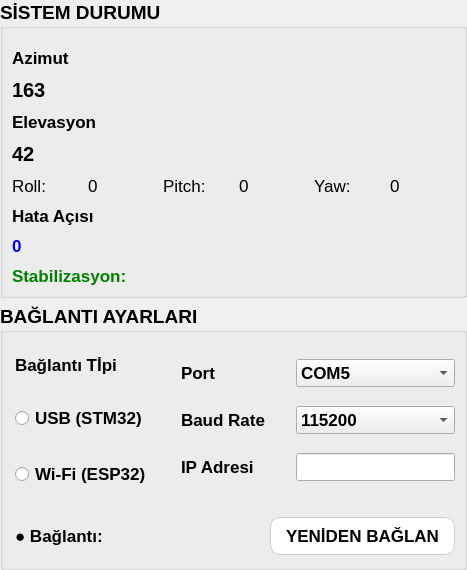
            <widget class="QWidget" name="solSutunWidget" native="true">
             <property name="sizePolicy">
              <sizepolicy hsizetype="Preferred" vsizetype="Preferred">
               <horstretch>1</horstretch>
               <verstretch>0</verstretch>
              </sizepolicy>
             </property>
             <property name="minimumSize">
              <size>
               <width>250</width>
               <height>0</height>
              </size>
             </property>
             <layout class="QVBoxLayout" name="verticalLayout_17">
              <property name="leftMargin">
               <number>0</number>
              </property>
              <property name="topMargin">
               <number>0</number>
              </property>
              <property name="rightMargin">
               <number>0</number>
              </property>
              <property name="bottomMargin">
               <number>0</number>
              </property>
              <item>
               <layout class="QVBoxLayout" name="verticalLayout_2" stretch="1,1">
                <property name="bottomMargin">
                 <number>0</number>
                </property>
                <item>
                 <widget class="QGroupBox" name="gbSistemDurum">
                  <property name="font">
                   <font>
                    <pointsize>14</pointsize>
                    <weight>75</weight>
                    <bold>true</bold>
                   </font>
                  </property>
                  <property name="styleSheet">
                   <string notr="true"/>
                  </property>
                  <property name="title">
                   <string>SİSTEM DURUMU</string>
                  </property>
                  <layout class="QVBoxLayout" name="verticalLayout_12">
                   <item>
                    <layout class="QVBoxLayout" name="verticalLayout_3">
                     <property name="spacing">
                      <number>10</number>
                     </property>
                     <property name="topMargin">
                      <number>10</number>
                     </property>
                     <item>
                      <widget class="QLabel" name="labelAzimut">
                       <property name="font">
                        <font>
                         <pointsize>13</pointsize>
                        </font>
                       </property>
                       <property name="text">
                        <string>Azimut</string>
                       </property>
                      </widget>
                     </item>
                     <item>
                      <widget class="QLabel" name="lblAzimutDeger">
                       <property name="font">
                        <font>
                         <pointsize>15</pointsize>
                         <weight>75</weight>
                         <bold>true</bold>
                        </font>
                       </property>
                       <property name="text">
                        <string>163</string>
                       </property>
                      </widget>
                     </item>
                     <item>
                      <widget class="QLabel" name="labelElevasyon">
                       <property name="font">
                        <font>
                         <pointsize>13</pointsize>
                        </font>
                       </property>
                       <property name="text">
                        <string>Elevasyon</string>
                       </property>
                      </widget>
                     </item>
                     <item>
                      <widget class="QLabel" name="lblElevasyonDeger">
                       <property name="font">
                        <font>
                         <pointsize>15</pointsize>
                         <weight>75</weight>
                         <bold>true</bold>
                        </font>
                       </property>
                       <property name="text">
                        <string>42</string>
                       </property>
                      </widget>
                     </item>
                     <item>
                      <layout class="QHBoxLayout" name="horizontalLayout_13">
                       <item>
                        <widget class="QLabel" name="labelRoll">
                         <property name="font">
                          <font>
                           <pointsize>13</pointsize>
                           <weight>50</weight>
                           <bold>false</bold>
                          </font>
                         </property>
                         <property name="text">
                          <string>Roll:</string>
                         </property>
                        </widget>
                       </item>
                       <item>
                        <widget class="QLabel" name="lblRollDeger">
                         <property name="font">
                          <font>
                           <pointsize>13</pointsize>
                           <weight>50</weight>
                           <bold>false</bold>
                          </font>
                         </property>
                         <property name="text">
                          <string>0</string>
                         </property>
                        </widget>
                       </item>
                       <item>
                        <widget class="QLabel" name="labelPitch">
                         <property name="font">
                          <font>
                           <pointsize>13</pointsize>
                           <weight>50</weight>
                           <bold>false</bold>
                          </font>
                         </property>
                         <property name="text">
                          <string>Pitch:</string>
                         </property>
                        </widget>
                       </item>
                       <item>
                        <widget class="QLabel" name="lblPitchDeger">
                         <property name="font">
                          <font>
                           <pointsize>13</pointsize>
                           <weight>50</weight>
                           <bold>false</bold>
                          </font>
                         </property>
                         <property name="text">
                          <string>0</string>
                         </property>
                        </widget>
                       </item>
                       <item>
                        <widget class="QLabel" name="labelYaw">
                         <property name="font">
                          <font>
                           <pointsize>13</pointsize>
                           <weight>50</weight>
                           <bold>false</bold>
                          </font>
                         </property>
                         <property name="text">
                          <string>Yaw: </string>
                         </property>
                        </widget>
                       </item>
                       <item>
                        <widget class="QLabel" name="lblYawDeger">
                         <property name="font">
                          <font>
                           <pointsize>13</pointsize>
                           <weight>50</weight>
                           <bold>false</bold>
                          </font>
                         </property>
                         <property name="text">
                          <string>0</string>
                         </property>
                        </widget>
                       </item>
                      </layout>
                     </item>
                     <item>
                      <widget class="QLabel" name="labelHataAcisi">
                       <property name="font">
                        <font>
                         <pointsize>13</pointsize>
                        </font>
                       </property>
                       <property name="text">
                        <string>Hata Açısı</string>
                       </property>
                      </widget>
                     </item>
                     <item>
                      <widget class="QLabel" name="lblHataAcisiDeger">
                       <property name="font">
                        <font>
                         <pointsize>13</pointsize>
                        </font>
                       </property>
                       <property name="styleSheet">
                        <string notr="true">color: blue;</string>
                       </property>
                       <property name="text">
                        <string>0</string>
                       </property>
                      </widget>
                     </item>
                     <item>
                      <widget class="QLabel" name="lblStabilizasyon">
                       <property name="enabled">
                        <bool>true</bool>
                       </property>
                       <property name="font">
                        <font>
                         <pointsize>13</pointsize>
                        </font>
                       </property>
                       <property name="styleSheet">
                        <string notr="true">color: green;</string>
                       </property>
                       <property name="text">
                        <string>Stabilizasyon: </string>
                       </property>
                      </widget>
                     </item>
                    </layout>
                   </item>
                  </layout>
                 </widget>
                </item>
                <item>
                 <widget class="QGroupBox" name="gbBaglantiAyarlari">
                  <property name="sizePolicy">
                   <sizepolicy hsizetype="Preferred" vsizetype="Preferred">
                    <horstretch>1</horstretch>
                    <verstretch>0</verstretch>
                   </sizepolicy>
                  </property>
                  <property name="font">
                   <font>
                    <pointsize>14</pointsize>
                    <weight>75</weight>
                    <bold>true</bold>
                   </font>
                  </property>
                  <property name="styleSheet">
                   <string notr="true"/>
                  </property>
                  <property name="title">
                   <string>BAĞLANTI AYARLARI</string>
                  </property>
                  <layout class="QVBoxLayout" name="verticalLayout_7">
                   <property name="leftMargin">
                    <number>12</number>
                   </property>
                   <property name="topMargin">
                    <number>12</number>
                   </property>
                   <property name="bottomMargin">
                    <number>12</number>
                   </property>
                   <item>
                    <layout class="QVBoxLayout" name="verticalLayout_6" stretch="5,2">
                     <property name="spacing">
                      <number>30</number>
                     </property>
                     <property name="sizeConstraint">
                      <enum>QLayout::SetDefaultConstraint</enum>
                     </property>
                     <item>
                      <layout class="QHBoxLayout" name="horizontalLayout_7" stretch="0,0">
                       <property name="topMargin">
                        <number>10</number>
                       </property>
                       <item>
                        <layout class="QVBoxLayout" name="verticalLayout_5" stretch="0,0,0">
                         <property name="spacing">
                          <number>-1</number>
                         </property>
                         <property name="topMargin">
                          <number>0</number>
                         </property>
                         <item>
                          <widget class="QLabel" name="label_15">
                           <property name="sizePolicy">
                            <sizepolicy hsizetype="Preferred" vsizetype="Preferred">
                             <horstretch>0</horstretch>
                             <verstretch>0</verstretch>
                            </sizepolicy>
                           </property>
                           <property name="font">
                            <font>
                             <pointsize>13</pointsize>
                            </font>
                           </property>
                           <property name="text">
                            <string>Bağlantı Tİpi</string>
                           </property>
                          </widget>
                         </item>
                         <item>
                          <widget class="QRadioButton" name="rbUSB">
                           <property name="sizePolicy">
                            <sizepolicy hsizetype="Minimum" vsizetype="Preferred">
                             <horstretch>0</horstretch>
                             <verstretch>0</verstretch>
                            </sizepolicy>
                           </property>
                           <property name="font">
                            <font>
                             <pointsize>13</pointsize>
                            </font>
                           </property>
                           <property name="text">
                            <string>USB (STM32)</string>
                           </property>
                          </widget>
                         </item>
                         <item>
                          <widget class="QRadioButton" name="rbWiFi">
                           <property name="sizePolicy">
                            <sizepolicy hsizetype="Minimum" vsizetype="Preferred">
                             <horstretch>0</horstretch>
                             <verstretch>0</verstretch>
                            </sizepolicy>
                           </property>
                           <property name="font">
                            <font>
                             <pointsize>13</pointsize>
                            </font>
                           </property>
                           <property name="text">
                            <string>Wi-Fi (ESP32)</string>
                           </property>
                          </widget>
                         </item>
                        </layout>
                       </item>
                       <item>
                        <layout class="QGridLayout" name="gridLayout_5" columnstretch="0,0">
                         <property name="topMargin">
                          <number>0</number>
                         </property>
                         <property name="verticalSpacing">
                          <number>15</number>
                         </property>
                         <item row="0" column="1">
                          <widget class="QComboBox" name="cboxPort">
                           <property name="font">
                            <font>
                             <pointsize>13</pointsize>
                            </font>
                           </property>
                           <item>
                            <property name="text">
                             <string>COM5</string>
                            </property>
                           </item>
                           <item>
                            <property name="text">
                             <string>COM4</string>
                            </property>
                           </item>
                          </widget>
                         </item>
                         <item row="1" column="1">
                          <widget class="QComboBox" name="cboxBaudRate">
                           <property name="font">
                            <font>
                             <pointsize>13</pointsize>
                            </font>
                           </property>
                           <item>
                            <property name="text">
                             <string>115200</string>
                            </property>
                           </item>
                           <item>
                            <property name="text">
                             <string>9600</string>
                            </property>
                           </item>
                          </widget>
                         </item>
                         <item row="2" column="1">
                          <widget class="QLineEdit" name="leIPAdresi">
                           <property name="font">
                            <font>
                             <pointsize>13</pointsize>
                            </font>
                           </property>
                          </widget>
                         </item>
                         <item row="1" column="0">
                          <widget class="QLabel" name="labelBaudRate">
                           <property name="font">
                            <font>
                             <pointsize>13</pointsize>
                            </font>
                           </property>
                           <property name="text">
                            <string>Baud Rate</string>
                           </property>
                          </widget>
                         </item>
                         <item row="0" column="0">
                          <widget class="QLabel" name="labelPort">
                           <property name="font">
                            <font>
                             <pointsize>13</pointsize>
                            </font>
                           </property>
                           <property name="text">
                            <string>Port</string>
                           </property>
                          </widget>
                         </item>
                         <item row="2" column="0">
                          <widget class="QLabel" name="labelIPAdresi">
                           <property name="font">
                            <font>
                             <pointsize>13</pointsize>
                            </font>
                           </property>
                           <property name="text">
                            <string>IP Adresi</string>
                           </property>
                          </widget>
                         </item>
                        </layout>
                       </item>
                      </layout>
                     </item>
                     <item>
                      <layout class="QHBoxLayout" name="horizontalLayout_6" stretch="0,0,0">
                       <item>
                        <widget class="QLabel" name="lblBaglantiDurum">
                         <property name="sizePolicy">
                          <sizepolicy hsizetype="Preferred" vsizetype="Preferred">
                           <horstretch>0</horstretch>
                           <verstretch>0</verstretch>
                          </sizepolicy>
                         </property>
                         <property name="font">
                          <font>
                           <pointsize>13</pointsize>
                          </font>
                         </property>
                         <property name="text">
                          <string>● Bağlantı: </string>
                         </property>
                        </widget>
                       </item>
                       <item>
                        <spacer name="horizontalSpacer_2">
                         <property name="orientation">
                          <enum>Qt::Horizontal</enum>
                         </property>
                         <property name="sizeHint" stdset="0">
                          <size>
                           <width>40</width>
                           <height>20</height>
                          </size>
                         </property>
                        </spacer>
                       </item>
                       <item>
                        <widget class="QPushButton" name="btnYenidenBaglan">
                         <property name="font">
                          <font>
                           <pointsize>13</pointsize>
                          </font>
                         </property>
                         <property name="styleSheet">
                          <string notr="true">QPushButton {
background-color: white; color: black; border-radius: 10px; border: 1px solid #cccccc; padding: 8px 15px; 
}

QPushButton:hover {
background-color: #eeeeee;
}

QPushButton:pressed {
background-color: #cccccc;
}

</string>
                         </property>
                         <property name="text">
                          <string>YENİDEN BAĞLAN</string>
                         </property>
                        </widget>
                       </item>
                      </layout>
                     </item>
                    </layout>
                   </item>
                  </layout>
                 </widget>
                </item>
               </layout>
              </item>
             </layout>
            </widget>
